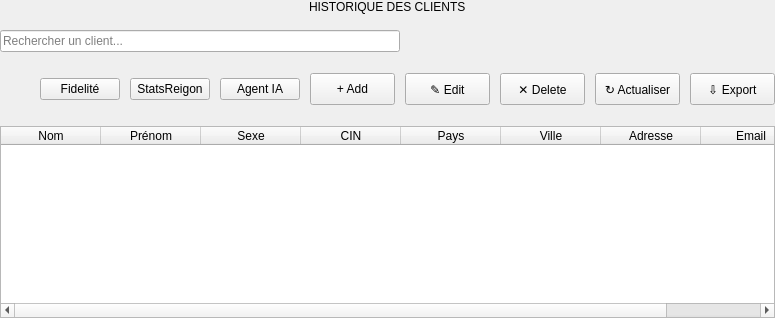
            <widget class="QWidget" name="clientPage">
             <layout class="QVBoxLayout" name="verticalLayout_8">
              <property name="spacing">
               <number>16</number>
              </property>
              <property name="leftMargin">
               <number>0</number>
              </property>
              <property name="topMargin">
               <number>0</number>
              </property>
              <property name="rightMargin">
               <number>0</number>
              </property>
              <property name="bottomMargin">
               <number>0</number>
              </property>
              <item alignment="Qt::AlignmentFlag::AlignHCenter">
               <widget class="QLabel" name="listTitle">
                <property name="text">
                 <string>HISTORIQUE DES CLIENTS</string>
                </property>
               </widget>
              </item>
              <item>
               <widget class="QLineEdit" name="searchBoxClient">
                <property name="minimumSize">
                 <size>
                  <width>400</width>
                  <height>0</height>
                 </size>
                </property>
                <property name="maximumSize">
                 <size>
                  <width>400</width>
                  <height>16777215</height>
                 </size>
                </property>
                <property name="placeholderText">
                 <string>Rechercher un client...</string>
                </property>
               </widget>
              </item>
              <item>
               <widget class="QWidget" name="clientButtonsWidget" native="true">
                <property name="minimumSize">
                 <size>
                  <width>0</width>
                  <height>42</height>
                 </size>
                </property>
                <property name="maximumSize">
                 <size>
                  <width>16777215</width>
                  <height>42</height>
                 </size>
                </property>
                <layout class="QHBoxLayout" name="horizontalLayout_6">
                 <property name="spacing">
                  <number>10</number>
                 </property>
                 <property name="leftMargin">
                  <number>0</number>
                 </property>
                 <property name="topMargin">
                  <number>0</number>
                 </property>
                 <property name="rightMargin">
                  <number>0</number>
                 </property>
                 <property name="bottomMargin">
                  <number>0</number>
                 </property>
                 <item>
                  <spacer name="horizontalSpacer_4">
                   <property name="orientation">
                    <enum>Qt::Orientation::Horizontal</enum>
                   </property>
                   <property name="sizeHint" stdset="0">
                    <size>
                     <width>40</width>
                     <height>20</height>
                    </size>
                   </property>
                  </spacer>
                 </item>
                 <item>
                  <widget class="QPushButton" name="btnFidelityClass">
                   <property name="text">
                    <string>Fidelité</string>
                   </property>
                  </widget>
                 </item>
                 <item>
                  <widget class="QPushButton" name="btnStatsRegion">
                   <property name="text">
                    <string>StatsReigon</string>
                   </property>
                  </widget>
                 </item>
                 <item>
                  <widget class="QPushButton" name="btnAIAgent">
                   <property name="text">
                    <string>Agent IA</string>
                   </property>
                  </widget>
                 </item>
                 <item>
                  <widget class="QPushButton" name="btnAddClient">
                   <property name="minimumSize">
                    <size>
                     <width>85</width>
                     <height>32</height>
                    </size>
                   </property>
                   <property name="text">
                    <string>+ Add</string>
                   </property>
                  </widget>
                 </item>
                 <item>
                  <widget class="QPushButton" name="btnEditClient">
                   <property name="minimumSize">
                    <size>
                     <width>85</width>
                     <height>32</height>
                    </size>
                   </property>
                   <property name="text">
                    <string>✎ Edit</string>
                   </property>
                  </widget>
                 </item>
                 <item>
                  <widget class="QPushButton" name="btnDeleteClient">
                   <property name="minimumSize">
                    <size>
                     <width>85</width>
                     <height>32</height>
                    </size>
                   </property>
                   <property name="text">
                    <string>✕ Delete</string>
                   </property>
                  </widget>
                 </item>
                 <item>
                  <widget class="QPushButton" name="btnRefreshClient">
                   <property name="minimumSize">
                    <size>
                     <width>85</width>
                     <height>32</height>
                    </size>
                   </property>
                   <property name="text">
                    <string>↻ Actualiser</string>
                   </property>
                  </widget>
                 </item>
                 <item>
                  <widget class="QPushButton" name="btnExportClient">
                   <property name="minimumSize">
                    <size>
                     <width>85</width>
                     <height>32</height>
                    </size>
                   </property>
                   <property name="text">
                    <string>⇩ Export</string>
                   </property>
                  </widget>
                 </item>
                </layout>
               </widget>
              </item>
              <item>
               <widget class="QTableWidget" name="clientTable">
                <property name="enabled">
                 <bool>true</bool>
                </property>
                <property name="editTriggers">
                 <set>QAbstractItemView::EditTrigger::NoEditTriggers</set>
                </property>
                <property name="alternatingRowColors">
                 <bool>true</bool>
                </property>
                <property name="selectionBehavior">
                 <enum>QAbstractItemView::SelectionBehavior::SelectRows</enum>
                </property>
                <property name="showGrid">
                 <bool>true</bool>
                </property>
                <property name="sortingEnabled">
                 <bool>true</bool>
                </property>
                <attribute name="horizontalHeaderStretchLastSection">
                 <bool>true</bool>
                </attribute>
                <column>
                 <property name="text">
                  <string>Nom</string>
                 </property>
                </column>
                <column>
                 <property name="text">
                  <string>Prénom</string>
                 </property>
                </column>
                <column>
                 <property name="text">
                  <string>Sexe</string>
                 </property>
                </column>
                <column>
                 <property name="text">
                  <string>CIN</string>
                 </property>
                </column>
                <column>
                 <property name="text">
                  <string>Pays</string>
                 </property>
                </column>
                <column>
                 <property name="text">
                  <string>Ville</string>
                 </property>
                </column>
                <column>
                 <property name="text">
                  <string>Adresse</string>
                 </property>
                </column>
                <column>
                 <property name="text">
                  <string>Email</string>
                 </property>
                </column>
               </widget>
              </item>
             </layout>
            </widget>
